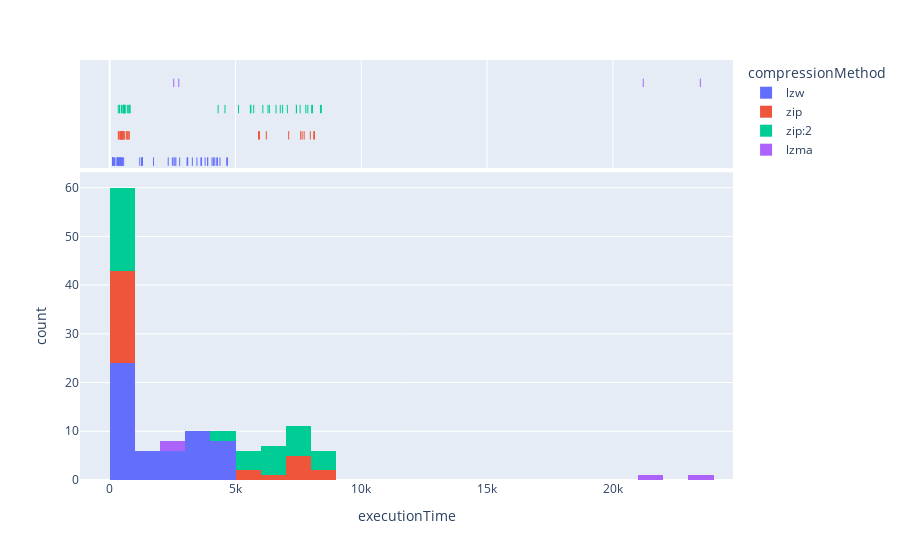

The cell this chart's notebook holds for it:
### Code cell
import plotly.express as px
df = cmDF
# Here we use a column with categorical data
fig = px.histogram(df, x="executionTime",color='compressionMethod',nbins=25,marginal="rug", # can be `box`, `violin`
                         hover_data=df.columns)
fig.show()
